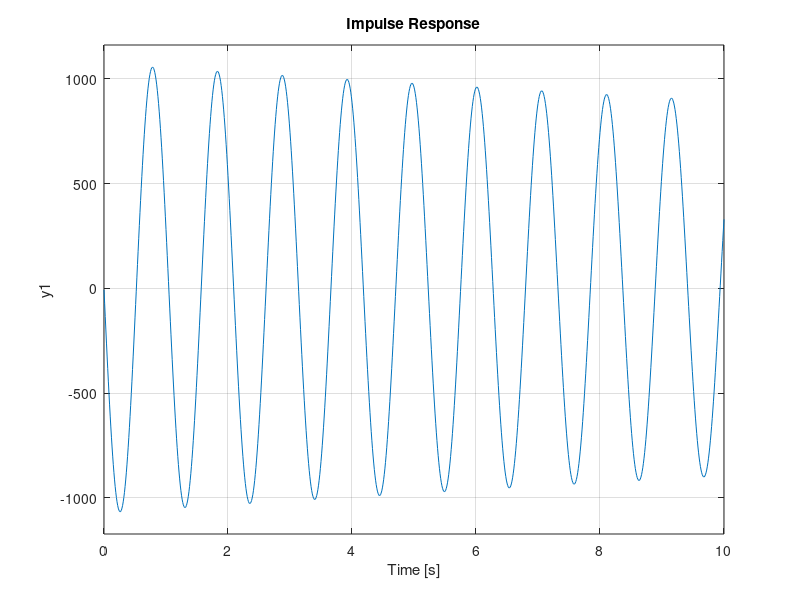
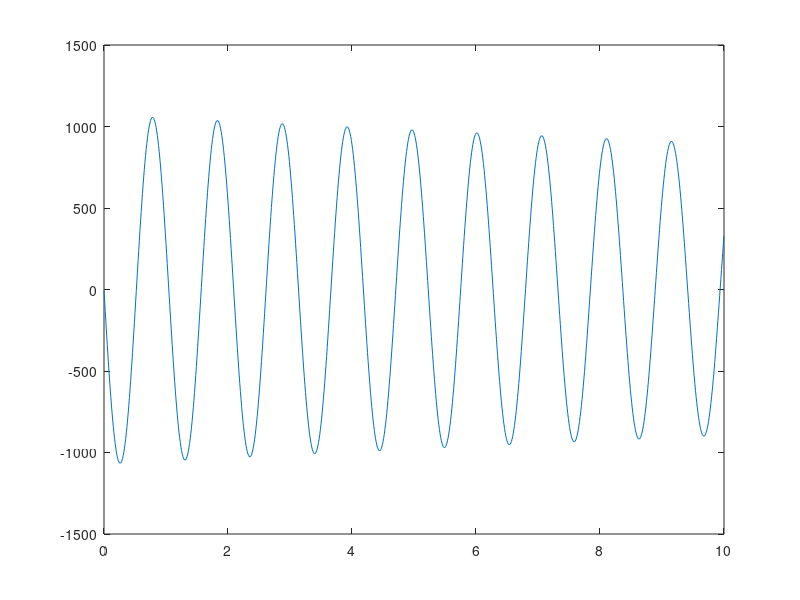

MATLAB code to generate these figures, in order: (Note: this script raises an error after producing the figures.)
clear all
close all
clc

% da pag 43 (fr. nat.) a pag. 48 (equazioni)
% oss1 = la prima massa del primo pendolo con theta=0 è sotto il CoG
% oss2= sistema di riferimento differente tra slide e doc; le formule fanno
% riferimento al DOGE
% guardare introduzione!!! todos


rho = 1000; % density
d = 1; 
h = 1;
g = 9.81; % acceleration
damping_ratio = 0.003;

n = 10;
eps = [1.841, 5.329, 8.531];
eps_old = eps(end);
for i = 4:n
    eps_new = eps_old + pi;
    eps =[eps, eps_new]; % cercare cos'è epsilon!!!
    eps_old = eps_new;
end

m_liq = (pi/4)*rho*d^2 *h; % liquid mass

m_n = []; % n-pendulum mass
l_n = []; % n-lenght of the pendulum
h_n = []; % n-distance from the CoG
w_n = []; % natural frequency of the n-pendulum in rad/s
fn_n = []; % natural frequency of the n-pendulum in Hz
m0 = 0; % static mass
h0 = 0; % distance from the CoG of the static mass

for i = 1:n
    m_n = [m_n, m_liq*((d*tanh(2*eps(i)*(h/d))/(eps(i)*(eps(i)^2 -1)*h)))];
    l_n = [l_n, d/(2*eps(i)*tanh(2*eps(i)*h/d))];
    h_n = [h_n, (h/2 - (d/(2*eps(i)))*(tanh(eps(i)*h/d) - 1/(sinh(2*eps(i)*h/d))))];
    w_n = [w_n, sqrt(g/l_n(i))];
    fn_n =[fn_n, w_n(i)/(2*pi)];
    m0 = m0 + m_n(i);
end

m0 = m_liq - m0;

for i = 1:n
      h0 = h0 + ((m_n(i)*(h_n(i)-l_n(i)))/m0);
end
  
    
% Task 2a

% da valuttare se mettere tutti i calcoli a mano su LateX, potremmo
% mostrarlo ad esempio per un singolo pendolo ( mostrare la costruzione
% delle matrici A,B,C,D attraverso le solite derivate delle eq di moto 
% e poi dire che la formulazione è estendibile a N pendoli) 

% ATTENZIONE: il modal damping ratio non è direttamente il gamma, ma è
% l'epsilon di mecc aerospaziale 2 quindi --->



A_non_smorzata = zeros(2*n,2*n);
B_non_smorzata = zeros(2*n,1);
C_non_smorzata = zeros(n,2*n);
D_non_smorzata = zeros(n,1);

A_smorzata = zeros(2*n,2*n);
C_smorzata = zeros(n,2*n);

gamma = zeros(1,n);

for i = 2:2:2*n
    gamma(1,i/2) = 2*damping_ratio*m_n(i/2)*l_n(i/2)^2*w_n(i/2);

    A_non_smorzata(i-1,i)=1;
    A_non_smorzata(i,i-1)=-g/l_n(i/2);
    B_non_smorzata(i) = -1/l_n(i/2);
    C_non_smorzata (i/2,i-1) = m_n(i/2)*g;
    D_non_smorzata(i/2,1) = - (m0) ;

    A_smorzata(i-1,i)=1;
    A_smorzata(i,i-1)=-g/l_n(i/2);
    A_smorzata(i,i) = -gamma(1,i/2)/(m_n(i/2)*l_n(i/2)^2);

    C_smorzata (i/2,i-1) = m_n(i/2)*g; % segno invertito rispetto equazioni analitiche 
    C_smorzata(i/2,i) = gamma(1,i/2)/l_n(i/2); 
end 


B_smorzata = B_non_smorzata;
D_smorzata = D_non_smorzata;

%% Task 3

% creo modello spazio degli stati attraverso sys e valuto nell'intervallo
% la risposta all'impulso con la funzione integrata di matlab (considero
% solo il primo pendolo come richiesto)
% 

sys = ss(A_smorzata(1:2,1:2),B_smorzata(1:2,1),C_smorzata(1,1:2),D_smorzata(1));
tempo  = 0:0.01:10;

%% soluzione con IMPULSE di matlab

impulse(sys, tempo);
[y_impulse, t_out] = impulse(sys, tempo);

% MATLAB esclude il contributo di D (legato al delta di
% Dirac) perche infintesimale , se si scrive impulse(...) senza []= si
% ottiene il grafico in default

% Alcune note su Impulse: cosa fa esattamente imp? risolve l'equazione
% dinamica per l'uscita y(t) = C*expm(A*t)*B + D*u, ma matlab fornisce solo
% la parte causale (per t>0) della risposta (trascura D*u che è applicato
% proprio in t=0), esegue poi una discretizzazione temporale e poi integra 
% con lsim: funzione MATLAB usata  per simulare la risposta di un sistema 
% dinamico LTI a qualsiasi ingresso arbitrario nel dominio del tempo.

% inoltre imp plotta una retta orizzontale puntinata che corrisponde alla
% soluzione a regime (in questo caso ritorna alla conidzione di equilibrio)
% una volta sul grafico con click destro e 'charachteristics' si possono
% ottenere i valori del picco massimo e del tempo di transizione, tempo
% necessario affinche la risposta arrivi al valore finale (con una
% tolleranza del 2%) 

-gamma(1)/l_n(1)^2 - gamma(1)/(m_n(1)*l_n(1)^2)*m0
(m_n(1)+ m0)*g/l_n(1)
G1 = tf(sys)

%% SOLUZIONE ESATTA IMPULSE

% confronto con soluzione analitica (intesa come esatta, non come a mano)
% in realta questo è esattamente quello che fa impulse

y = @(t) C_smorzata(1,1:2)*expm(A_smorzata(1:2,1:2)*t)*B_smorzata(1:2,1) % + D_smorzata(1)*Dirac;

% il delta di Dirac, non è visualizzabile in matlab quindi anche in questo
% caso consideriamo la parte causale della soluzione 

y_vals_impulse = arrayfun(y, tempo); % Calcola y per ogni valore di tempo
%y_vals_impulse(1) = y_vals_impulse(1) + D_smorzata(1); % per simulare il delta di Dirac ma non so quanto sia corretto

figure(2)
plot(tempo, y_vals_impulse);

%% METODO NUMERICO IMPULSE (come in STEP ho usato ode45 ma va verificato, 
% anzi è sicuramente meglio se usiamo due metodi diversi)
clc

u_impulse = input_pendulum_impulse(tempo, 1, 0.01);

odefun_impulse = @(t,x) A_smorzata(1:2,1:2)*x; % B_smorzata(1:2,1)*u_impulse(t);

% [t_n_impulse, theta_n_impulse] = ode45(odefun_impulse,tempo,
% B_smorzata(1:2,1)); % scegliendo B come condizioni iniziali, si avvia il
% sistema nella direzione dell'impulso, con 0,0 invece l'impulso (unitario)
% non è sufficiente per inenscare il sistema oppure lo smorzamento è
% eccessivo 
tic;
options = odeset('MaxStep', 0.01); 
[t_n_impulse, theta_n_impulse] = ode45(odefun_impulse,tempo,B_smorzata(1:2,1),options)
tempo_esecuzione = toc;

for ii = 1:length(tempo)
    F_impulse(ii) = C_smorzata(1,1)*theta_n_impulse(ii,1)+C_smorzata(1,2)...
        *theta_n_impulse(ii,2); %+ D_smorzata(1)* u_impulse(ii/100);
end

figure(7)
plot(tempo,F_impulse)

%% soluzione con STEP di matlab 
clc
j_ottimo = 4; 
tempo = 0:0.01:10;
A_smorzata_step = A_smorzata(1:2*j_ottimo,1:2*j_ottimo);
B_smorzata_step = B_smorzata(1:2*j_ottimo,1);
C_smorzata_step = C_smorzata(1:j_ottimo,1:2*j_ottimo);
D_smorzata_step = D_smorzata(1:j_ottimo,1);

C_smorzata_step = ones(1,4) * C_smorzata_step; % sommo tutti i contributi di F
% relativi ai singoli pendoli 
D_smorzata_step = D_smorzata_step(1); % D (m0) la sommo solo una volta come
% da definizione di F nel libro sullo sloshing
sys_step = ss(A_smorzata_step,B_smorzata_step,C_smorzata_step,D_smorzata_step);
y_step = step(sys_step,tempo);
step(sys_step,tempo);

%% SOLUZIONE HEAVISIDE STEP

y_vals_heaviside_step = zeros(1,length(tempo));
for i = 1:j_ottimo
    c = gamma(i) / (m_n(i)*l_n(i)^2); 
    temp = sqrt(w_n(i)^2-0.25*c^2);
    y_heaviside_step = @(t) m_n(i)*(exp(-c/2*t)*cos(temp*t)+...
        (-0.5*c)/(temp)*exp(-c/2*t)* sin(temp*t)) 
    y_vals_heaviside_step = y_vals_heaviside_step + arrayfun(y_heaviside_step, tempo);

end
y_vals_heaviside_step + (-sum(m_n(1:j_ottimo)) - m0); % aggiungo il contributo
% m0 una sola volta 

figure
plot(tempo,y_vals_heaviside_step+ (-sum(m_n(1:j_ottimo)) - m0))

%% soluzione esatta con expm STEP

y_vals_step_esatta = zeros(1,length(tempo));

y_esatta_step = @(t) C_smorzata(1:j_ottimo,1:2*j_ottimo)*inv(A_smorzata(1:2*j_ottimo,1:2*j_ottimo))...
    *(expm(A_smorzata(1:2*j_ottimo,1:2*j_ottimo)*t)-eye(2*j_ottimo))...
    *B_smorzata(1:2*j_ottimo,1);
for i = 1:1001
    y_vals_step_esatta(i) = sum(y_esatta_step(tempo(i)));
end

y_vals_step_esatta  = y_vals_step_esatta + D_smorzata(1);

plot(tempo, y_vals_step_esatta)


%% Forma modale di impulse 

% cosa significa in questo problema usare la modal form? 
% In questo caso stiamo modellando una matrice 2x2 che descrive un sistema
% ad un grado di libertà quindi otterremo una coppia di autovalori
% descrvienti uno stesso modo oscillatorio con frequenza naturale di circa
% 6 rad/s ( |Im di autovalori| ).
% Allora perche usare la modal form con solo un grado di libertà?
% Attraverso l'analisi modale, si puo facilmente ricavare la
% stabilità del sistema valutando la parte reale degli autovalori di A,
% ricavare le frequenze naturali dei modi di oscillare, il tasso di smorzamento  
% e permette di trascurare i modi non significativi per la dinamica complessiva 
% ( ad esempio modi 'lenti' e 'veloci').

% Procedura seguita: verifico che A sia diagonalizzabile, ovvero verifico
% abbia autovalori distinti, calcolo poi autovettori di A e costruisco il
% nuovo stato z(t) = V^(-1)*x(t) per poi ricavare la soluzione 
% y(t) = C*V*z(t) da cui ottengo exp(A*t) in forma modale (slide 86)

% inserendo questo risultato nelle equazioni slide 85 otteniamo la soluzione
% ad un ingresso impulso e ingresso step


[V,Lambda] = eig(A_smorzata(1:2,1:2)); % V matrice di autovettori di A 
   
lambda = diag(Lambda) % lambda matrice diag di autovalori
lambda_inv = diag(1./(lambda));
V_inv = V\B_smorzata(1:2,1);
z = @(t) lambda_inv*((expm(lambda*t)-eye(2)) * V_inv);


u_impulse = input_pendulum_impulse(tempo, 1, 0.01);

for i = 1:length(tempo)
    eLambda = diag(exp(lambda*tempo(i)));
    y_modal_impulse(i) = C_smorzata(1,1:2)*V*(eLambda)* V_inv; %+ D_smorzata(1)*u_impulse(tempo(i));
end

figure
plot(tempo,y_modal_impulse(1,:))

%% Forma modale STEP


[V,Lambda] = eig(A_smorzata(1:2*j_ottimo,1:2*j_ottimo)); % V matrice di autovettori di A 
   
lambda = diag(Lambda) % lambda matrice diag di autovalori
lambda_inv = diag(1./(lambda));
V_inv = V\B_smorzata(1:2*j_ottimo,1);
z = @(t) lambda_inv*((expm(lambda*t)-eye(2*j_ottimo)) * V_inv);

y_modal_step= zeros(1,length(tempo));
u_step = input_pendulum(tempo, 1, 0);

for i = 1:length(tempo)
    eLambda = diag(exp(lambda*tempo(i)));
    y_modal_step(i) = sum(C_smorzata(1:j_ottimo,1:2*j_ottimo)*V*lambda_inv*...
        (eLambda-eye(2*j_ottimo)) * V_inv,1)+ D_smorzata(1)*u_step(tempo(i));
end

% per y_modal_impulse la formula non è esplicitamente sulle slide ma l'ho
% estrapolata per comparazione dalla forma generale: 
% risposta imp = C*expm(A*t)*B
% risposta step = C*A^-1 * (expm(A*t)-I)*B
% dove expm(A*t) = V*expm(lambda*t)*V^(-1)

plot(tempo,y_modal_step(1,:))


%% SOLUZIONE NUMERICA STEP (usato ode45 ma bisogna capire qual è il metodo
% migliore tra i vari) (l'ha fatto albi)

x0 = zeros(2*j_ottimo, 1);  % considerando 8 pendoli devo assegnare le 8 
%codnizioni ini
u_step = input_pendulum(tempo, 1, 0)

odefun_step = @(t,x) A_smorzata(1:2*j_ottimo,1:2*j_ottimo)*x +...
    B_smorzata(1:2*j_ottimo,1)*u_step(t)

[t_n_step, theta_n_step] = ode45(odefun_step,tempo, x0);

F_step = @(t) (sum(C_smorzata(1:j_ottimo,1:2*j_ottimo)*theta_n_step',1))  +...
     D_smorzata(1)*u_step(t);
 % anche in questo caso sommo tutti i contributi dei singoli pendoli stando
 % attento a non sommare molteplici volte il contributo costante della
 % massa m0 che chiaramente deve essere considerato una sola volta

plot(tempo,F_step(tempo))



%% CILCO ITERAZIONE DELL'ERRORE     
% (differenza tra due configurazioni successive normalizzate)

% Vantaggi: valutazione globale dell'errore, ottengo quindi un'indicazione
% della distanza complessiva tra le due soluzioni --> rispetto alla sola
% differenza tra due termini, questo metodo è robusto contro le
% fluttuazioni locali (non andando ad analizzare punto a punto).
% Inoltre usare un errore relaitvo piuttoste che assoluto, permette di
% rendere la misurazione indipendente dalla scala del problema 

% si potrebbe in aggiunta ridurre ulteriormente la tolleranza per andare a
% sopperire al progressivo sfasamento in realta abbiamo parlato con il
% professore (tommaso) e ci ha detto che è molto piu complicato di quello
% che appare e di non addentrarci. Ha detto di considerare solo il criterio
% sull'ampiezza perche poi ci sarebbe anche il problema di come pesare i
% due criteri in modo bilanciato ( si potrebbe fare una media ponderata ma
% lasciamo stare) 
% (inutile anche aggiungere qualche pendolo per 'sopperire' allo sfasamento. 


clc
tempo = 0:0.01:10;
u_impulse = input_pendulum_impulse(tempo, 1, 0.01);
j_ottimo = 0;
toll = 0.01; % 1% di errore

freq = logspace(-1, 2, 1000); % Frequenza da 0.1 a 100 rad/s
w = 2*pi*freq; % Conversione in rad/s se freq era in Hz


y_vec = zeros(n, length(tempo));

    for j = 1:n
        A_non_smorzata = zeros(2*j,2*j);
        B_non_smorzata = zeros(2*j,1);
        C_non_smorzata = zeros(j,2*j);
        D_non_smorzata = zeros(j,1);
        
        A_smorzata = zeros(2*j,2*j);
        C_smorzata = zeros(j,2*j);
        
        gamma = zeros(1,j);
 
        for i = 2:2:2*j
            gamma(1,i/2) = 2*damping_ratio*m_n(i/2)*l_n(i/2)^2*w_n(i/2);
        
            A_non_smorzata(i-1,i)=1;
            A_non_smorzata(i,i-1)=-g/l_n(i/2);
            B_non_smorzata(i,1) = -1/l_n(i/2);
            C_non_smorzata (i/2,i-1) = -m_n(i/2)*g;
            D_non_smorzata(i/2,1) = - (m0) ;
        
            A_smorzata(i-1,i)=1;
            A_smorzata(i,i-1)=-g/l_n(i/2);
            A_smorzata(i,i) = -gamma(1,i/2)/(m_n(i/2)*l_n(i/2)^2);
        
            C_smorzata (i/2,i-1) = m_n(i/2)*g; 
            C_smorzata(i/2,i) = gamma(1,i/2)/l_n(i/2); 
            B_smorzata = B_non_smorzata;
            D_smorzata = D_non_smorzata;
        end 

    % check dello sfasamento ma ancora da capire bene 
        sys = ss(A_smorzata, B_smorzata, C_smorzata, D_smorzata);
        [mag, phase] = bode(sys, w); % phase in gradi, dim = [1 1 N]
        phase = squeeze(phase); % riduce la dimensione a [N, 1]
        figure
        plot(freq, phase, 'DisplayName', ['Pendoli = ' num2str(j)]);
            
        % attenzione che in estrapolando da bode stiamo considerando anche
        % la freq propria e non il puro sfasamento, quindi atteniamoci alla
        % sola ampiezza 
     
            y = @(t) C_smorzata*expm(A_smorzata*t)*B_smorzata;
            
          

        for i = 1:length(tempo)
            y_vec(j,i) = sum (y(tempo(i)));
        end

      

        if j > 1
        % Calcola l'errore relativo usando la norma L2
                err = norm(y_vec(j,:) - y_vec(j-1,:)) / norm(y_vec(j-1,:));
            if err < toll
                j_ottimo = j;
                break;
            end
        end

            if j_ottimo > 0
                break;
            end

    end

        if (j_ottimo == 0)
            disp('tolleranza non rispettata');
        end

%%  TASK 6 

j = j_ottimo;
            A_non_smorzata = zeros(2*j,2*j);
            B_non_smorzata = zeros(2*j,1);
            C_non_smorzata = zeros(j,2*j);
            D_non_smorzata = zeros(j,1);
            
            A_smorzata = zeros(2*j,2*j);
            C_smorzata = zeros(j,2*j);
        
            gamma = zeros(1,j);

        for i = 2:2:2*j

            gamma(1,i/2) = 2*damping_ratio*m_n(i/2)*l_n(i/2)^2*w_n(i/2);
        
            A_non_smorzata(i-1,i)=1;
            A_non_smorzata(i,i-1)=-g/l_n(i/2);
            B_non_smorzata(i,1) = -1/l_n(i/2);
            C_non_smorzata (i/2,i-1) = -m_n(i/2)*g;
            D_non_smorzata(i/2,1) = - (m0) ;
        
            A_smorzata(i-1,i)=1;
            A_smorzata(i,i-1)=-g/l_n(i/2);
            A_smorzata(i,i) = -gamma(1,i/2)/(m_n(i/2)*l_n(i/2)^2);
        
            C_smorzata (i/2,i-1) = m_n(i/2)*g; 
            C_smorzata(i/2,i) = gamma(1,i/2)/l_n(i/2); 
            B_smorzata = B_non_smorzata;
            D_smorzata = D_non_smorzata;
        end 
        
        C_smorzata_tot = ones(1,j_ottimo) * C_smorzata; % sommo tutti i contributi di F
        % relativi ai singoli pendoli 
        D_smorzata_tot = D_smorzata(1); % D (m0) la sommo solo una volta come
        % da definizione di F nel libro sullo sloshing

        s = tf('s') % definisce la s di Laplace
        sys_freq = ss(A_smorzata,B_smorzata, C_smorzata_tot,D_smorzata_tot)
        G_freq = tf(sys_freq)
        G_freq_spostamento = G_freq*s^2
        
        % va moltiplicato per s^2 perche ora l'ingresso 
        % non è piu l'accelerazione bensi lo spostamento, dividendo per
        % tale termine, la pendenza dell'ampiezza nel grafico di bode
        % risulterà -40db/dec mentre si avra un ritardo di fase iniziale
        % -180° 
        % G = ouscita/ingresso = F / x  
        % con F = C*x(t) + D*u e x(t) = (sI-A)^(-1) * B * u

        % quindi F = C*(sI-A)^(-1)*B*u + D*u --> in Laplace ottengo

        % G = (C*(sI-A)^(-1)*B + D)*x_dot_dot / (x_dot_dot/s^2)
        
        % G = (C*(sI-A)^(-1)*B + D)*s^2 che corrisponde alla tf con
        % ingresso accelerazione * s^2

       
        bode(G_freq_spostamento)
       hold on
      
      %%  Modello Frozen Fluid (strano, magari ho interpretato male)

      M_tot = sum(m_n) + m0; % massa totale del sistema che NON partecipa allo sloshing

      G_no_slosh = M_tot*s^2 % funzione di trasferimento è M*x_dot_dot/x 
      % in Laplace diventa M*s^2x/x quindi M*s^2

      bode(G_no_slosh) % bode sembra avere pendenza +40 senza picchi di risonanza
      % ha senso perche è come se si avesse tutta la massa concentrata in
      % un blocco dentro al tank, quindi non ci sono oscillazioni pero non
      % so, va approfondito/chiesto 


%% 

plot(tempo,y_vec(1,:),'r')
hold on
plot(tempo,y_vec(2,:),'b')
plot(tempo,y_vec(3,:),'g')
plot(tempo,y_vec(4,:),'k')
plot(tempo,y_vec(5,:),'m')
yline(1050)

legend('1','2','3','4','5')
